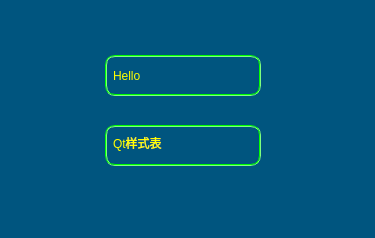
<?xml version="1.0" encoding="UTF-8"?>
<ui version="4.0">
 <class>Widget</class>
 <widget class="QWidget" name="Widget">
  <property name="geometry">
   <rect>
    <x>0</x>
    <y>0</y>
    <width>375</width>
    <height>238</height>
   </rect>
  </property>
  <property name="windowTitle">
   <string>Widget</string>
  </property>
  <property name="styleSheet">
   <string notr="true">QWidget{
	background-color: rgb(0, 85, 127);
	color: rgb(255, 255, 0);
	font: 14pt &quot;黑体&quot;;
}

QLineEdit{
     border: 2px groove gray;
     border-radius: 10px;
     padding: 2px 4px;
 	 color: rgb(255, 255, 0);
     border-color: rgb(0,255,0);
}</string>
  </property>
  <widget class="QLineEdit" name="lineEdit">
   <property name="geometry">
    <rect>
     <x>105</x>
     <y>55</y>
     <width>156</width>
     <height>41</height>
    </rect>
   </property>
   <property name="text">
    <string>Hello</string>
   </property>
  </widget>
  <widget class="QLineEdit" name="lineEdit_2">
   <property name="geometry">
    <rect>
     <x>105</x>
     <y>125</y>
     <width>156</width>
     <height>41</height>
    </rect>
   </property>
   <property name="text">
    <string>Qt样式表</string>
   </property>
  </widget>
 </widget>
 <resources/>
 <connections/>
</ui>
